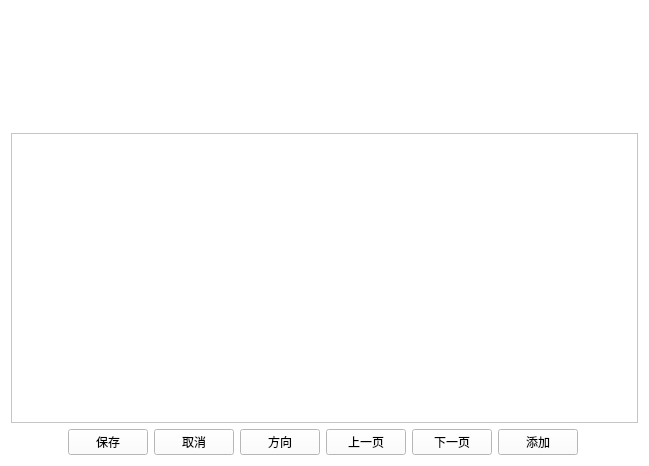
<?xml version="1.0" encoding="UTF-8"?>
<ui version="4.0">
 <class>Liuchengshezhi</class>
 <widget class="QWidget" name="Liuchengshezhi">
  <property name="geometry">
   <rect>
    <x>0</x>
    <y>0</y>
    <width>649</width>
    <height>466</height>
   </rect>
  </property>
  <property name="windowTitle">
   <string>Form</string>
  </property>
  <property name="styleSheet">
   <string notr="true">background-color: rgb(255, 255, 255);</string>
  </property>
  <layout class="QVBoxLayout" name="verticalLayout" stretch="2,5,1">
   <item>
    <widget class="QLabel" name="label">
     <property name="styleSheet">
      <string notr="true">border-image: url(:/image/images/diganxianquan.png);</string>
     </property>
     <property name="text">
      <string/>
     </property>
    </widget>
   </item>
   <item>
    <widget class="QTableView" name="tableView"/>
   </item>
   <item>
    <layout class="QHBoxLayout" name="horizontalLayout_2">
     <item>
      <widget class="QPushButton" name="returnIndex">
       <property name="font">
        <font>
         <family>AR PL UMing TW MBE</family>
        </font>
       </property>
       <property name="styleSheet">
        <string notr="true">border-image: url(:/image/images/index.svg);</string>
       </property>
       <property name="text">
        <string/>
       </property>
       <property name="icon">
        <iconset resource="myimages.qrc">
         <normaloff>:/image/images/index.svg</normaloff>:/image/images/index.svg</iconset>
       </property>
       <property name="iconSize">
        <size>
         <width>40</width>
         <height>40</height>
        </size>
       </property>
       <property name="flat">
        <bool>true</bool>
       </property>
      </widget>
     </item>
     <item>
      <spacer name="horizontalSpacer">
       <property name="orientation">
        <enum>Qt::Horizontal</enum>
       </property>
       <property name="sizeHint" stdset="0">
        <size>
         <width>40</width>
         <height>20</height>
        </size>
       </property>
      </spacer>
     </item>
     <item>
      <widget class="QPushButton" name="save">
       <property name="text">
        <string>保存</string>
       </property>
      </widget>
     </item>
     <item>
      <widget class="QPushButton" name="pushButton">
       <property name="text">
        <string>取消</string>
       </property>
      </widget>
     </item>
     <item>
      <widget class="QPushButton" name="pushButton_2">
       <property name="text">
        <string>方向</string>
       </property>
      </widget>
     </item>
     <item>
      <widget class="QPushButton" name="pushButton_3">
       <property name="text">
        <string>上一页</string>
       </property>
      </widget>
     </item>
     <item>
      <widget class="QPushButton" name="pushButton_4">
       <property name="text">
        <string>下一页</string>
       </property>
      </widget>
     </item>
     <item>
      <widget class="QPushButton" name="pushButton_5">
       <property name="text">
        <string>添加</string>
       </property>
      </widget>
     </item>
     <item>
      <spacer name="horizontalSpacer_3">
       <property name="orientation">
        <enum>Qt::Horizontal</enum>
       </property>
       <property name="sizeHint" stdset="0">
        <size>
         <width>40</width>
         <height>20</height>
        </size>
       </property>
      </spacer>
     </item>
     <item>
      <widget class="QPushButton" name="returnPage">
       <property name="text">
        <string/>
       </property>
       <property name="icon">
        <iconset resource="myimages.qrc">
         <normaloff>:/image/images/shangyiye.svg</normaloff>:/image/images/shangyiye.svg</iconset>
       </property>
       <property name="iconSize">
        <size>
         <width>40</width>
         <height>40</height>
        </size>
       </property>
       <property name="flat">
        <bool>true</bool>
       </property>
      </widget>
     </item>
    </layout>
   </item>
  </layout>
 </widget>
 <resources>
  <include location="myimages.qrc"/>
 </resources>
 <connections/>
</ui>
